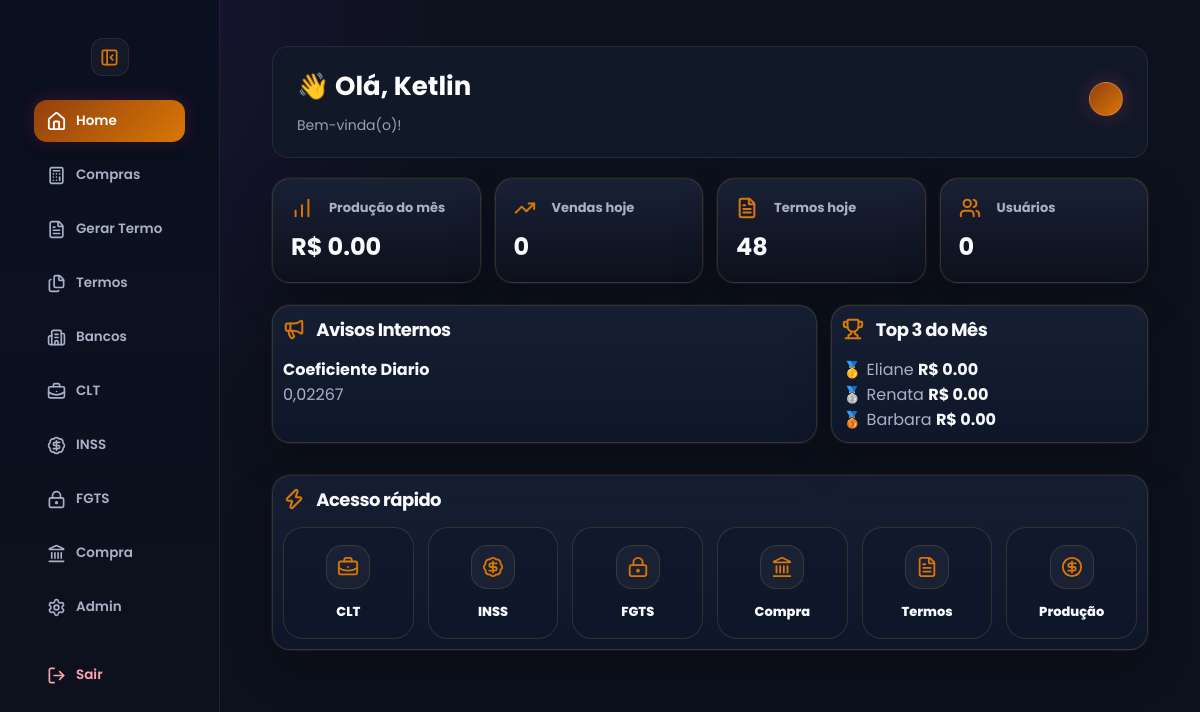
The app's page /home (signed in), older data.
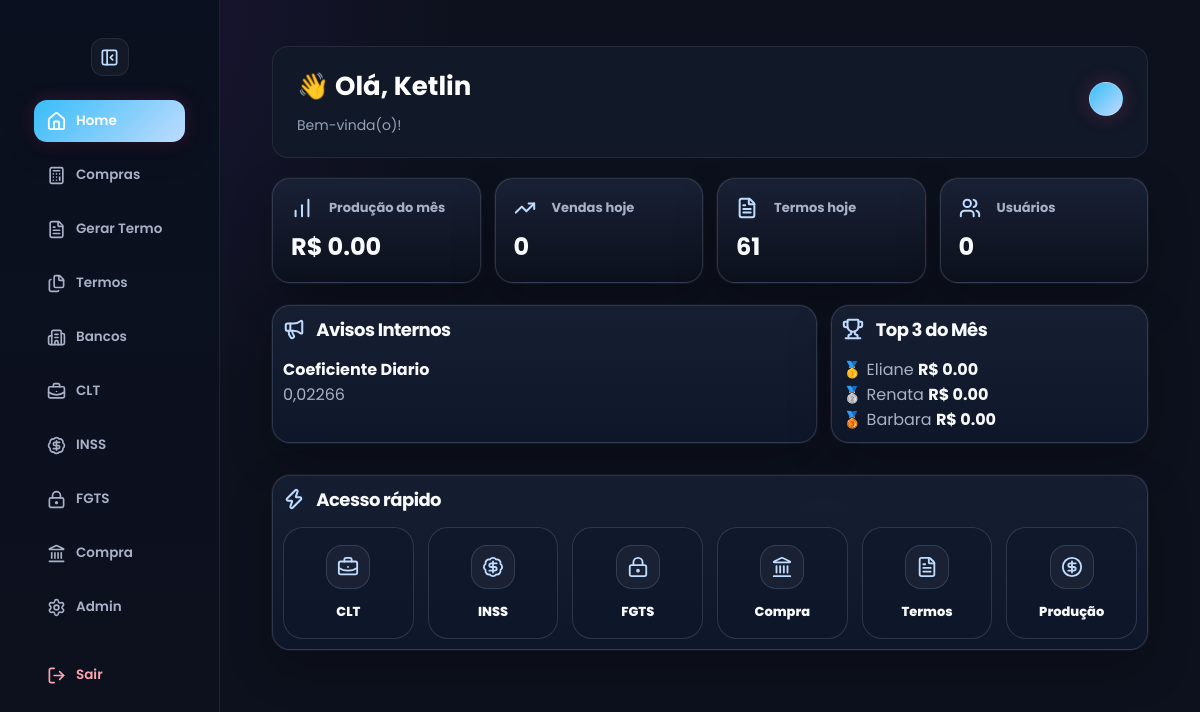
The same page, newer data.
### tables this page shows
CREATE TABLE avisos (
    id INTEGER PRIMARY KEY AUTOINCREMENT,
    titulo TEXT,
    mensagem TEXT
, criado_em TEXT, categoria TEXT DEFAULT 'informativo');

### app.py (the view)
@app.route("/home")
def home():
    if not verificar_login():
        return redirect("/")
    tipo_usuario = session.get("tipo", "").lower().strip()
    if tipo_usuario not in ["master", "adm", "admin"]:
        return home_vendas()
    conn = conectar()
    cursor = conn.cursor()
    cursor.execute("""
        SELECT *
        FROM avisos
        ORDER BY id DESC
    """)
    avisos = cursor.fetchall()
    cursor.execute("""
        SELECT COUNT(DISTINCT banco) as total
        FROM comissoes
        WHERE ativo IS NULL OR ativo = 1
    """)
    total_bancos = cursor.fetchone()["total"]
    cursor.execute("""
        SELECT *
        FROM meta_produto
    """)
    metas = cursor.fetchall()
    cursor.execute("""
        SELECT produto, SUM(valor) as total
        FROM vendas
        WHERE usuario_id = CAST(? AS INTEGER)
        GROUP BY produto
    """, (session["usuario_id"],))
    vendas_mes = cursor.fetchall()
    vendas_dict = {
    v["produto"].upper(): float(v["total"] or 0)
    for v in vendas_mes
}
    cursor.execute("""
        SELECT
            u.usuario,
            SUM(v.valor) as total
        FROM vendas v
        JOIN usuarios u ON u.id = v.usuario_id
        GROUP BY v.usuario_id
        ORDER BY total DESC
    """)
    ranking = cursor.fetchall()
    top3 = ranking[:3]
    cursor.execute("""
    SELECT COUNT(*) as total
    FROM vendas
    WHERE date(data) = date('now')
    """)
    vendas_hoje = cursor.fetchone()["total"]
    cursor.execute("""
    SELECT SUM(valor) as total
    FROM vendas
    WHERE strftime('%Y-%m', data) = strftime('%Y-%m', 'now')
    """)
    producao_mes = cursor.fetchone()["total"] or 0
    cursor.execute("""
    SELECT COUNT(*) as total
    FROM termos
    """)
    termos_hoje = cursor.fetchone()["total"]
    competencia_atual = date.today().strftime("%Y-%m")
    cursor.execute("""
        SELECT
            u.id,
            u.usuario,
            COALESCE(SUM(v.valor), 0) AS total
        FROM usuarios u
        LEFT JOIN vendas v
            ON v.usuario_id = u.id
            AND strftime('%Y-%m', v.data) = ?
        WHERE LOWER(TRIM(u.tipo)) NOT IN ('master', 'adm', 'admin')
        GROUP BY u.id, u.usuario
        ORDER BY total DESC
    """, (competencia_atual,))
    ranking_vendedoras = cursor.fetchall()
    cursor.execute("""
    SELECT COUNT(*) as total
    FROM usuarios
    """)
    usuarios_ativos = cursor.fetchone()["total"]
    cursor.execute("""
    SELECT *
    FROM logs
    ORDER BY id DESC
    LIMIT 5
    """)
    logs = cursor.fetchall()
    conn.close()
    return render_template(
        "home.html",
        avisos=avisos,
        total_bancos=total_bancos,
        metas=metas,
        vendas=vendas_dict,
        top3=top3,   # 🔥 AQUI ESTAVA FALTANDO
        tipo=session["tipo"],
        vendas_hoje=vendas_hoje,
        producao_mes=producao_mes,
        logs=logs,
        termos_hoje=termos_hoje,
        ranking_vendedoras=ranking_vendedoras,
        usuarios_ativos=usuarios_ativos,
        usuario=session["usuario"]
    )

### app.py (called while the page is built)
def tema_usuario():
    if "usuario_id" not in session:
        return "rose"
    conn = conectar()
    cursor = conn.cursor()
    cursor.execute("""
        SELECT tema
        FROM usuarios
        WHERE id = ?
    """, (session["usuario_id"],))
    user = cursor.fetchone()
    conn.close()
    return user["tema"] if user and user["tema"] else "rose"

@app.context_processor
def variaveis_globais():
    return {
        "tema": tema_usuario()
    }

def conectar():
    conn = sqlite3.connect("banco.db")
    conn.row_factory = sqlite3.Row
    return conn

def verificar_login():
    return "usuario" in session

### templates/home.html (shortened to what the changed rows need)
<!DOCTYPE html>
<html lang="pt-br" data-theme="{{ tema }}">
<head>
<link rel="stylesheet" href="{{ url_for('static', filename='style.css') }}">
<link rel="stylesheet" href="{{ url_for('static', filename='design.css') }}">
</head>
<body>
<div class="sidebar" id="sidebar">
    <button class="toggle-btn sidebar-toggle" onclick="toggleSidebar()" title="Recolher menu">
    <i data-lucide="panel-left-close"></i>
    </button>
</div>
<div class="conteudo">
<div class="page">
    <div class="home-welcome">
        <div>
            <h1>👋 Olá, {{ usuario }}</h1>
        </div>
        <div class="theme-picker">
    <button type="button"
            class="theme-toggle"
            onclick="toggleThemePicker()">
    </button>
</div>
    </div>
<div class="admin-kpis">
    <div class="admin-kpi-card">
        <span><i data-lucide="chart-no-axes-column-increasing"></i> Produção do mês</span>
    </div>
    <div class="admin-kpi-card">
        <span><i data-lucide="trending-up"></i> Vendas hoje</span>
    </div>
    <div class="admin-kpi-card">
        <span><i data-lucide="file-text"></i> Termos hoje</span>
        <strong>{{ termos_hoje or 0 }}</strong>
    </div>
    <div class="admin-kpi-card">
        <span><i data-lucide="users"></i> Usuários</span>
    </div>
</div>
<div class="admin-grid-main">
    <div class="box-compra">
        <h2><i data-lucide="megaphone"></i> Avisos Internos</h2>
        {% for aviso in avisos[:3] %}
        <div class="admin-aviso-item">
            <strong>{{ aviso["titulo"] }}</strong>
            <p>{{ aviso["mensagem"] }}</p>
        </div>
        {% endfor %}
    </div>
    <div class="box-compra">
        <h2><i data-lucide="trophy"></i> Top 3 do Mês</h2>
    </div>
</div>
<div class="box-compra">
    <h2><i data-lucide="zap"></i> Acesso rápido</h2>
    <div class="admin-quick-grid">
       <a href="/clt" class="admin-quick-card">
    <div class="admin-quick-icon">
        <i data-lucide="briefcase-business"></i>
    </div>
</a>
<a href="/inss" class="admin-quick-card">
    <div class="admin-quick-icon">
        <i data-lucide="badge-dollar-sign"></i>
    </div>
</a>
<a href="/fgts" class="admin-quick-card">
    <div class="admin-quick-icon">
        <i data-lucide="lock-keyhole"></i>
    </div>
</a>
<a href="/compra-divida" class="admin-quick-card">
    <div class="admin-quick-icon">
        <i data-lucide="landmark"></i>
    </div>
</a>
<a href="/termos" class="admin-quick-card">
    <div class="admin-quick-icon">
        <i data-lucide="file-text"></i>
    </div>
</a>
<a href="/vendas" class="admin-quick-card">
    <div class="admin-quick-icon">
        <i data-lucide="circle-dollar-sign"></i>
    </div>
</a>
    </div>
</div>
</body>
</html>

Row changes from the older to the newer data that the page shows:
changed avisos "Coeficiente Diario": mensagem "0,02267" → "0,02266"
Text that changed along with them:
{{ termos_hoje or 0 }}: "48" → "61"
